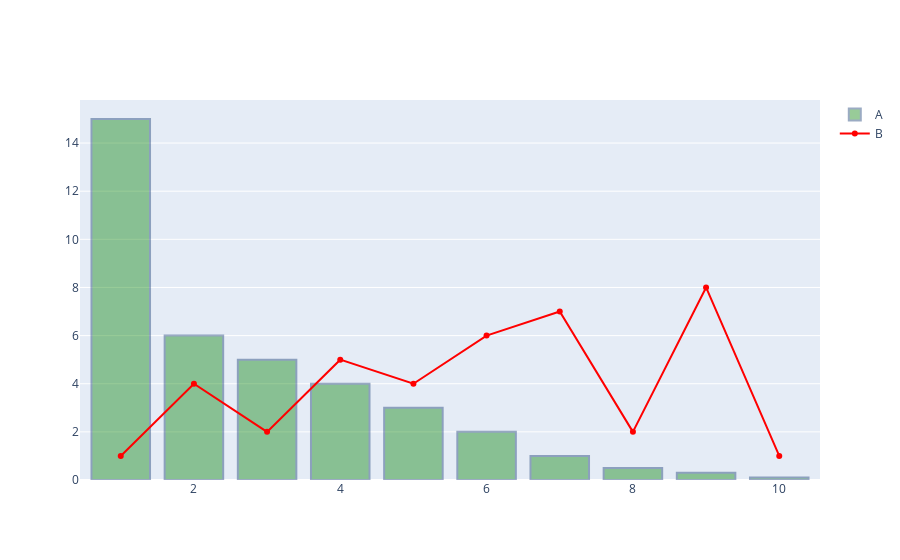

Source (notebook cell):
### Code cell
from plotly.subplots import make_subplots
import plotly.graph_objects as go
import pandas as pd
import numpy as np

# data
df = pd.DataFrame({'Index': {0: 1.0,
                              1: 2.0,
                              2: 3.0,
                              3: 4.0,
                              4: 5.0,
                              5: 6.0,
                              6: 7.0,
                              7: 8.0,
                              8: 9.0,
                              9: 10.0},
                             'A': {0: 15.0,
                              1: 6.0,
                              2: 5.0,
                              3: 4.0,
                              4: 3.0,
                              5: 2.0,
                              6: 1.0,
                              7: 0.5,
                              8: 0.3,
                              9: 0.1},
                             'B': {0: 1.0,
                              1: 4.0,
                              2: 2.0,
                              3: 5.0,
                              4: 4.0,
                              5: 6.0,
                              6: 7.0,
                              7: 2.0,
                              8: 8.0,
                              9: 1.0},
                             'C': {0: 12.0,
                              1: 6.0,
                              2: 5.0,
                              3: 4.0,
                              4: 3.0,
                              5: 2.0,
                              6: 1.0,
                              7: 0.5,
                              8: 0.2,
                              9: 0.1}})
# set up plotly figure
fig = go.Figure()

# add first bar trace at row = 1, col = 1
fig.add_trace(go.Bar(x=df['Index'], y=df['A'],
                     name='A',
                     marker_color = 'green',
                     opacity=0.4,
                     marker_line_color='rgb(8,48,107)',
                     marker_line_width=2))

# add first scatter trace at row = 1, col = 1
fig.add_trace(go.Scatter(x=df['Index'], y=df['B'], line=dict(color='red'), name='B'))

fig.show()

### Figure 1 — Plotly figure (JSON) as saved in the notebook; plotly's stock layout.template omitted (floating-point values rounded to 4 significant figures)
{"data": [{"marker": {"color": "green", "line": {"color": "rgb(8,48,107)", "width": 2}}, "name": "A", "opacity": 0.4, "type": "bar", "x": [1, 2, 3, 4, 5, 6, 7, 8, 9, 10], "y": [15, 6, 5, 4, 3, 2, 1, 0.5, 0.3, 0.1]}, {"line": {"color": "red"}, "name": "B", "type": "scatter", "x": [1, 2, 3, 4, 5, 6, 7, 8, 9, 10], "y": [1, 4, 2, 5, 4, 6, 7, 2, 8, 1]}], "layout": {}}
